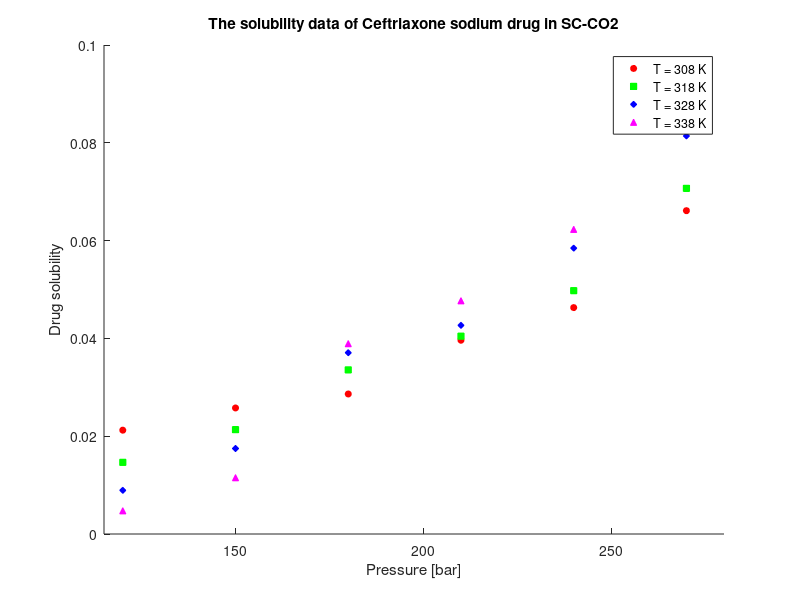

The MATLAB source for this figure: (Note: this script raises an error after producing the figure.)
T_c = 253;
Mw_drug = 598.5;
Mw_CO2 = 44.01;

P = [120 150 180 210 240 270];                      % Pressure [bar]

rho_CO2 =   [769 817 849 875 896 914;
            661 744 791 824 851 872;
            509 656 725 769 802 829;
            388 557 652 710 751 783];               % Density [kg/m3]

y_1 =   [2.03 2.32 2.48 3.33 3.80 5.32;
        1.63 2.11 3.12 3.61 4.30 5.96;
        1.29 1.96 3.76 4.08 5.36 7.22;
        0.90 1.52 4.39 4.94 6.10 8.01]/10^6;        % mole fraction

y_b =   [2.03 2.32 2.48 3.33 3.80 5.32;
        1.63 2.11 3.12 3.61 4.30 5.96;
        1.29 1.96 3.76 4.08 5.36 7.22;
        0.90 1.52 4.39 4.94 6.10 8.01];        % mole fraction

S = zeros(4,6);
for j=1:4
    for i=1:6
        S(j,i) = (rho_CO2(j,i) * y_1(j,i) * Mw_drug)/(Mw_CO2 * (1 - y_1(j,i)));
    end
end
% S = S*100;
% C_drug = [0.021 0.026 0.029 0.039 0.046 0.066];     % solubility or concentration [g/L]

figure(1);
hold on;
scatter(P, S(1,:), 20, 'r', 'o', 'MarkerFaceColor', 'r');  
scatter(P, S(2,:), 20, 'g', 's', 'MarkerFaceColor', 'g');  
scatter(P, S(3,:), 20, 'b', 'd', 'MarkerFaceColor', 'b');  
scatter(P, S(4,:), 20, 'm', '^', 'MarkerFaceColor', 'm');  

xlabel('Pressure [bar]');
ylabel('Drug solubility');
title('The solubility data of Ceftriaxone sodium drug in SC-CO2');

legend('T = 308 K', 'T = 318 K', 'T = 328 K', 'T = 338 K');
xlim([115 280]);
ytickformat('%.2f');

figure(2);
hold on;
scatter(P, y_b(1,:), 20, 'r', 'o', 'MarkerFaceColor', 'r');
scatter(P, y_b(2,:), 20, 'g', 's', 'MarkerFaceColor', 'g');  
scatter(P, y_b(3,:), 20, 'b', 'd', 'MarkerFaceColor', 'b');  
scatter(P, y_b(4,:), 20, 'm', '^', 'MarkerFaceColor', 'm');  

xlabel('Pressure [bar]');
ylabel('Drug solubility');
title('The solubility data of Ceftriaxone sodium drug in SC-CO2');

legend('T = 308 K', 'T = 318 K', 'T = 328 K', 'T = 338 K');
xlim([115 280]);
ytickformat('%.2f');
yticks(0.4:1:8.4);

figure(3)
hold on;
scatter(rho_CO2(1,:), S(1,:), 20, 'r', 'o', 'MarkerFaceColor', 'r');
scatter(rho_CO2(2,:), S(2,:), 20, 'g', 's', 'MarkerFaceColor', 'g');
scatter(rho_CO2(3,:), S(3,:), 20, 'b', 'd', 'MarkerFaceColor', 'b');
scatter(rho_CO2(4,:), S(4,:), 20, 'm', '^', 'MarkerFaceColor', 'm');

xlabel('Density [kg/m3]');
ylabel('Drug solubility');
title('The solubility data of Ceftriaxone sodium drug in SC-CO2');

legend('T = 308 K', 'T = 318 K', 'T = 328 K', 'T = 338 K');
xlim([260 960]);

figure(4)
hold on;
scatter(rho_CO2(1,:), y_b(1,:), 20, 'r', 'o', 'MarkerFaceColor', 'r');
scatter(rho_CO2(2,:), y_b(2,:), 20, 'g', 's', 'MarkerFaceColor', 'g');
scatter(rho_CO2(3,:), y_b(3,:), 20, 'b', 'd', 'MarkerFaceColor', 'b');
scatter(rho_CO2(4,:), y_b(4,:), 20, 'm', '^', 'MarkerFaceColor', 'm');

xlabel('Density [kg/m3]');
ylabel('Drug solubility');
title('The solubility data of Ceftriaxone sodium drug in SC-CO2');

legend('T = 308 K', 'T = 318 K', 'T = 328 K', 'T = 338 K');
xlim([260 960]);
ytickformat('%.2f');
yticks(0.4:1:8.4);
